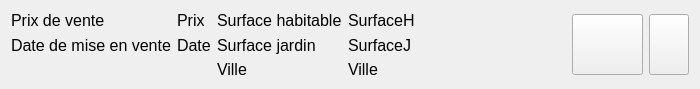
<?xml version="1.0" encoding="UTF-8"?>
<ui version="4.0">
 <class>WidgetBien</class>
 <widget class="QWidget" name="WidgetBien">
  <property name="geometry">
   <rect>
    <x>0</x>
    <y>0</y>
    <width>700</width>
    <height>89</height>
   </rect>
  </property>
  <property name="minimumSize">
   <size>
    <width>700</width>
    <height>89</height>
   </size>
  </property>
  <property name="maximumSize">
   <size>
    <width>700</width>
    <height>89</height>
   </size>
  </property>
  <property name="windowTitle">
   <string>Form</string>
  </property>
  <layout class="QHBoxLayout" name="horizontalLayout_2">
   <item>
    <layout class="QGridLayout" name="gridLayout">
     <item row="0" column="0">
      <widget class="QLabel" name="label_PrixdeVenteEtiquette">
       <property name="font">
        <font>
         <family>Liberation Sans</family>
         <pointsize>12</pointsize>
        </font>
       </property>
       <property name="text">
        <string>Prix de vente</string>
       </property>
      </widget>
     </item>
     <item row="0" column="1">
      <widget class="QLabel" name="label_PrixdeVente">
       <property name="font">
        <font>
         <family>Liberation Sans</family>
         <pointsize>12</pointsize>
        </font>
       </property>
       <property name="text">
        <string>Prix</string>
       </property>
      </widget>
     </item>
     <item row="0" column="2">
      <widget class="QLabel" name="label_SurfaceHabitableEtiquette">
       <property name="font">
        <font>
         <family>Liberation Sans</family>
         <pointsize>12</pointsize>
        </font>
       </property>
       <property name="text">
        <string>Surface habitable</string>
       </property>
      </widget>
     </item>
     <item row="0" column="3">
      <widget class="QLabel" name="label_SurfaceHabitable">
       <property name="font">
        <font>
         <family>Liberation Sans</family>
         <pointsize>12</pointsize>
        </font>
       </property>
       <property name="text">
        <string>SurfaceH</string>
       </property>
      </widget>
     </item>
     <item row="1" column="0">
      <widget class="QLabel" name="label_DatedeMiseenVenteEtiquette">
       <property name="font">
        <font>
         <family>Liberation Sans</family>
         <pointsize>12</pointsize>
        </font>
       </property>
       <property name="text">
        <string>Date de mise en vente</string>
       </property>
      </widget>
     </item>
     <item row="1" column="1">
      <widget class="QLabel" name="label_DatedeMiseenVente">
       <property name="font">
        <font>
         <family>Liberation Sans</family>
         <pointsize>12</pointsize>
        </font>
       </property>
       <property name="text">
        <string>Date</string>
       </property>
      </widget>
     </item>
     <item row="1" column="2">
      <widget class="QLabel" name="label_SurfaceJardinEtiquette">
       <property name="font">
        <font>
         <family>Liberation Sans</family>
         <pointsize>12</pointsize>
        </font>
       </property>
       <property name="text">
        <string>Surface jardin</string>
       </property>
      </widget>
     </item>
     <item row="1" column="3">
      <widget class="QLabel" name="label_SurfaceJardin">
       <property name="font">
        <font>
         <family>Liberation Sans</family>
         <pointsize>12</pointsize>
        </font>
       </property>
       <property name="text">
        <string>SurfaceJ</string>
       </property>
      </widget>
     </item>
     <item row="2" column="2">
      <widget class="QLabel" name="label_VilleEtiquette">
       <property name="font">
        <font>
         <family>Liberation Sans</family>
         <pointsize>12</pointsize>
        </font>
       </property>
       <property name="text">
        <string>Ville</string>
       </property>
      </widget>
     </item>
     <item row="2" column="3">
      <widget class="QLabel" name="label_Ville">
       <property name="font">
        <font>
         <family>Liberation Sans</family>
         <pointsize>12</pointsize>
        </font>
       </property>
       <property name="text">
        <string>Ville</string>
       </property>
      </widget>
     </item>
    </layout>
   </item>
   <item>
    <spacer name="horizontalSpacer">
     <property name="orientation">
      <enum>Qt::Horizontal</enum>
     </property>
     <property name="sizeHint" stdset="0">
      <size>
       <width>112</width>
       <height>20</height>
      </size>
     </property>
    </spacer>
   </item>
   <item>
    <layout class="QHBoxLayout" name="horizontalLayout">
     <item>
      <widget class="QPushButton" name="pushButton_modifierBien">
       <property name="minimumSize">
        <size>
         <width>71</width>
         <height>61</height>
        </size>
       </property>
       <property name="maximumSize">
        <size>
         <width>71</width>
         <height>61</height>
        </size>
       </property>
       <property name="icon">
        <iconset resource="ressources.qrc">
         <normaloff>:/app/bien48</normaloff>:/app/bien48</iconset>
       </property>
       <property name="iconSize">
        <size>
         <width>46</width>
         <height>46</height>
        </size>
       </property>
      </widget>
     </item>
     <item>
      <widget class="QPushButton" name="pushButton_supprimerBien">
       <property name="maximumSize">
        <size>
         <width>71</width>
         <height>61</height>
        </size>
       </property>
       <property name="icon">
        <iconset resource="ressources.qrc">
         <normaloff>:/app/annuler48</normaloff>:/app/annuler48</iconset>
       </property>
       <property name="iconSize">
        <size>
         <width>46</width>
         <height>46</height>
        </size>
       </property>
      </widget>
     </item>
    </layout>
   </item>
  </layout>
 </widget>
 <resources>
  <include location="ressources.qrc"/>
 </resources>
 <connections/>
</ui>
